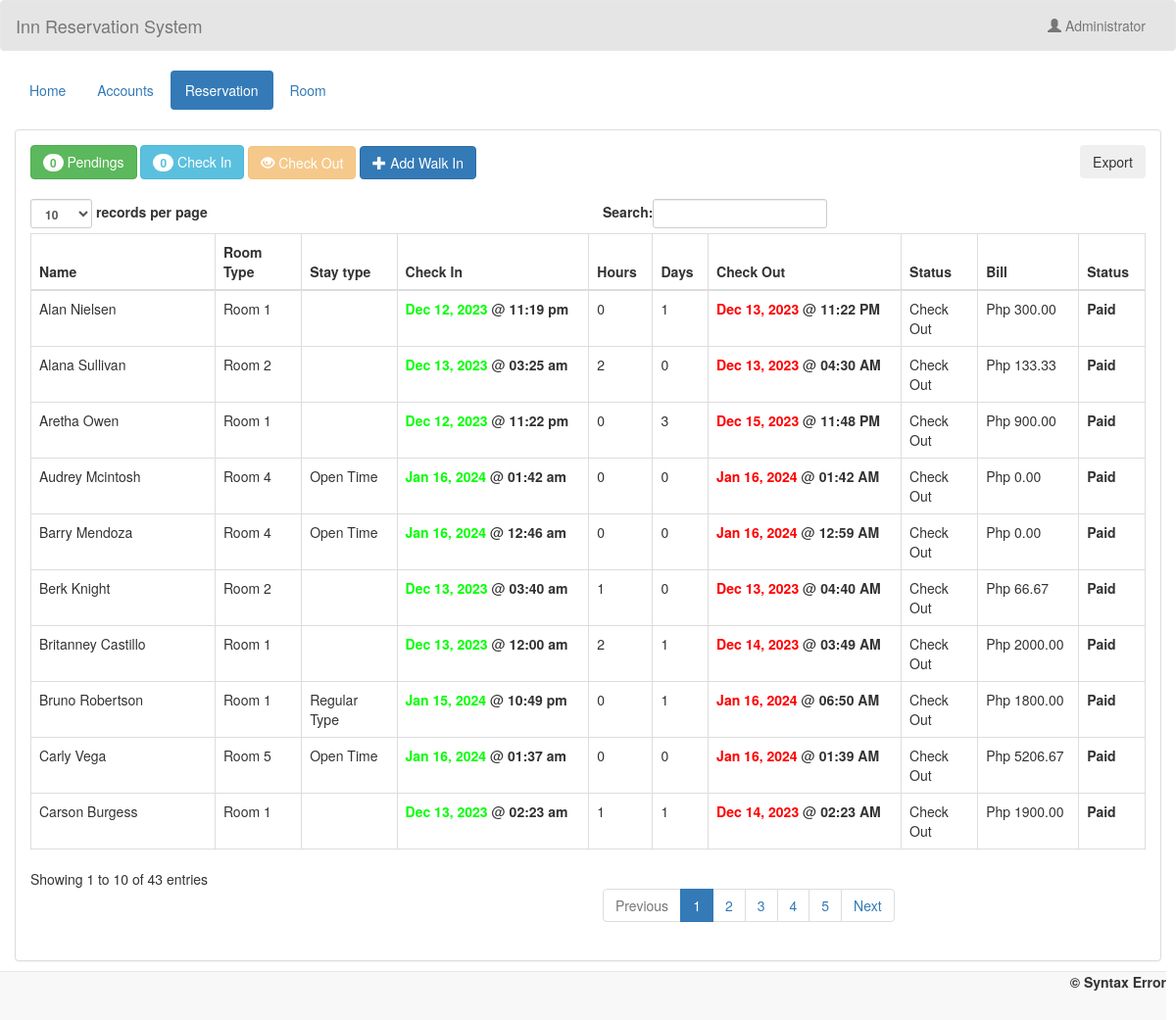
The page /admin/checkout.php (signed in) on the database its author committed.
### tables this page shows
CREATE TABLE `transaction` (
  `transaction_id` int(11) NOT NULL,
  `guest_id` int(11) NOT NULL,
  `room_id` int(11) NOT NULL,
  `room_no` int(5) NOT NULL,
  `extra_bed` int(11) NOT NULL,
  `status` varchar(20) NOT NULL,
  `stayType` varchar(20) DEFAULT NULL,
  `days` int(2) NOT NULL,
  `checkin` date NOT NULL,
  `checkin_time` time NOT NULL,
  `checkout` date NOT NULL,
  `checkout_time` time NOT NULL,
  `bill` varchar(10) NOT NULL
);

CREATE TABLE `guest` (
  `guest_id` int(11) NOT NULL,
  `firstname` varchar(50) NOT NULL,
  `middlename` varchar(30) NOT NULL,
  `lastname` varchar(40) NOT NULL,
  `address` varchar(50) NOT NULL,
  `contactno` varchar(13) NOT NULL
);

CREATE TABLE `room` (
  `room_id` int(11) NOT NULL,
  `room_type` varchar(50) NOT NULL,
  `price` varchar(11) NOT NULL,
  `photo` varchar(100) NOT NULL
);

### admin/name.php (called while the page is built)
<?php
	require 'connect.php';
	$query = $conn->query("SELECT * FROM `admin` WHERE `admin_id` = '$_SESSION[admin_id]'") or die(mysqli_error());
	$fetch = $query->fetch_array();
	$name = $fetch['name'];
?>

### admin/checkout.php (the view, shortened to what this page needs)
<!DOCTYPE html>
<?php
	require 'name.php';
?>
<html lang = "en">
	<head>
		<link rel = "stylesheet" type = "text/css" href = "../css/bootstrap.css " />
		<link rel = "stylesheet" type = "text/css" href = "../css/style.css" />
	</head>
<body>
	<nav style = "background-color:rgba(0, 0, 0, 0.1);" class = "navbar navbar-default">
		<div  class = "container-fluid">
			<div class = "navbar-header">
				<a class = "navbar-brand" >Inn Reservation System</a>
			</div>
			<ul class = "nav navbar-nav pull-right ">
				<li class = "dropdown">
					<a class="dropdown-toggle" data-toggle="dropdown" role="button" aria-haspopup="true" aria-expanded="false"><i class = "glyphicon glyphicon-user"></i> <?php echo $name;?></a>
				</li>
			</ul>
		</div>
	</nav>
	<div class = "container-fluid">
		<ul class = "nav nav-pills">
			<li><a href = "home.php">Home</a></li>
			<li><a href = "account.php">Accounts</a></li>
			<li class = "active"><a href = "reserve.php">Reservation</a></li>
			<li><a href = "room.php">Room</a></li>
		</ul>
	</div>
	<br />
	<div class = "container-fluid">
		<div class = "panel panel-default">
			<?php
				$q_p = $conn->query("SELECT COUNT(*) as total FROM `transaction` WHERE `status` = 'Pending'") or die(mysqli_error());
				$f_p = $q_p->fetch_array();
				$q_ci = $conn->query("SELECT COUNT(*) as total FROM `transaction` WHERE `status` = 'Check In'") or die(mysqli_error());
				$f_ci = $q_ci->fetch_array();
			?>
			<div class = "panel-body">
				<a class = "btn btn-success" href = "reserve.php"><span class = "badge"><?php echo $f_p['total']?></span> Pendings</a>
				<a class = "btn btn-info" href = "checkin.php"><span class = "badge"><?php echo $f_ci['total']?></span> Check In</a>
				<a class = "btn btn-warning disabled"><i class = "glyphicon glyphicon-eye-open"></i> Check Out</a>
				<a class = "btn btn-primary" href = "add_walkin.php"><i class = "glyphicon glyphicon-plus"></i> Add Walk In</a>
				<button style="float:right;" class="shadow btn btn-light rounded-pill"  onclick="exportToExcel()">Export</button>
				<br />
				<br />
				<table id = "table" class = "table table-bordered">
					<thead>
						<tr>
							<th>Name</th>
							<th>Room Type</th>
							<th>Stay type</th>
							<th>Check In</th>
							<th>Hours</th>
							<th>Days</th>
							<th>Check Out</th>
							<th>Status</th>
							<th>Bill</th>
							<th>Status</th>
						</tr>
					</thead>
					<tbody>
						<?php
							$query = $conn->query("SELECT * FROM `transaction` NATURAL JOIN `guest` NATURAL JOIN `room` WHERE `status` = 'Check Out'") or die(mysqli_query());
							while($fetch = $query->fetch_array()){
						?>
						<tr>
							<td><?php echo $fetch['firstname']." ".$fetch['lastname']?></td>
							<td><?php echo $fetch['room_type']?></td>
							<td><?php echo $fetch['stayType']?></td>
							<td><?php echo "<label style = 'color:#00ff00;'>".date("M d, Y", strtotime($fetch['checkin']))."</label>"." @ "."<label>".date("h:i a", strtotime($fetch['checkin_time']))."</label>"?></td>
							<td><?php echo $fetch['room_no']?></td>
							<td><?php echo $fetch['days']?></td>
							<td><?php echo "<label style = 'color:#ff0000;'>".date("M d, Y", strtotime($fetch['checkin']."+".$fetch['days']."DAYS"))."</label>"." @ "."<label>".date("h:i A", strtotime($fetch['checkout_time']))."</label>"?></td>
							<td><?php echo $fetch['status']?></td>
							<td><?php echo sprintf('Php %.2f', $fetch['bill'])?></td>
							<td><label class = "">Paid</label></td>
						</tr>
						<?php
							}
						?>
					</tbody>
				</table>
			</div>
		</div>
	</div>
	<br />
	<br />
	<div style = "text-align:right; margin-right:10px;" class = "navbar navbar-default navbar-fixed-bottom">
		<label>&copy; Syntax Error </label>
	</div>
</body>
</html>

### rows shown on the page
transaction: guest.firstname "Alan", guest.lastname "Nielsen", room.room_type "Room 1", checkin "Dec 12, 2023", checkin_time "11:19 pm", room_no "0", days "1", checkin+days "Dec 13, 2023", checkout_time "11:22 PM", status "Check Out", bill "300.00"
transaction: guest.firstname "Aretha", guest.lastname "Owen", room.room_type "Room 1", checkin "Dec 12, 2023", checkin_time "11:22 pm", room_no "0", days "3", checkin+days "Dec 15, 2023", checkout_time "11:48 PM", status "Check Out", bill "900.00"
transaction: guest.firstname "Carson", guest.lastname "Burgess", room.room_type "Room 1", checkin "Dec 13, 2023", checkin_time "02:23 am", room_no "1", days "1", checkin+days "Dec 14, 2023", checkout_time "02:23 AM", status "Check Out", bill "1900.00"
transaction: guest.firstname "Britanney", guest.lastname "Castillo", room.room_type "Room 1", checkin "Dec 13, 2023", checkin_time "12:00 am", room_no "2", days "1", checkin+days "Dec 14, 2023", checkout_time "03:49 AM", status "Check Out", bill "2000.00"
transaction: guest.firstname "Alana", guest.lastname "Sullivan", room.room_type "Room 2", checkin "Dec 13, 2023", checkin_time "03:25 am", room_no "2", days "0", checkin+days "Dec 13, 2023", checkout_time "04:30 AM", status "Check Out", bill "133.33"
transaction: guest.firstname "Berk", guest.lastname "Knight", room.room_type "Room 2", checkin "Dec 13, 2023", checkin_time "03:40 am", room_no "1", days "0", checkin+days "Dec 13, 2023", checkout_time "04:40 AM", status "Check Out", bill "66.67"
transaction: guest.firstname "Bruno", guest.lastname "Robertson", room.room_type "Room 1", stayType "Regular Type", checkin "Jan 15, 2024", checkin_time "10:49 pm", room_no "0", days "1", checkin+days "Jan 16, 2024", checkout_time "06:50 AM", status "Check Out", bill "1800.00"
transaction: guest.firstname "Barry", guest.lastname "Mendoza", room.room_type "Room 4", stayType "Open Time", checkin "Jan 16, 2024", checkin_time "12:46 am", room_no "0", days "0", checkin+days "Jan 16, 2024", checkout_time "12:59 AM", status "Check Out", bill "0.00"
transaction: guest.firstname "Carly", guest.lastname "Vega", room.room_type "Room 5", stayType "Open Time", checkin "Jan 16, 2024", checkin_time "01:37 am", room_no "0", days "0", checkin+days "Jan 16, 2024", checkout_time "01:39 AM", status "Check Out", bill "5206.67"
transaction: guest.firstname "Audrey", guest.lastname "Mcintosh", room.room_type "Room 4", stayType "Open Time", checkin "Jan 16, 2024", checkin_time "01:42 am", room_no "0", days "0", checkin+days "Jan 16, 2024", checkout_time "01:42 AM", status "Check Out", bill "0.00"

### other values the page prints
$name "Administrator"
$f_p['total'] "0"
$f_ci['total'] "0"
